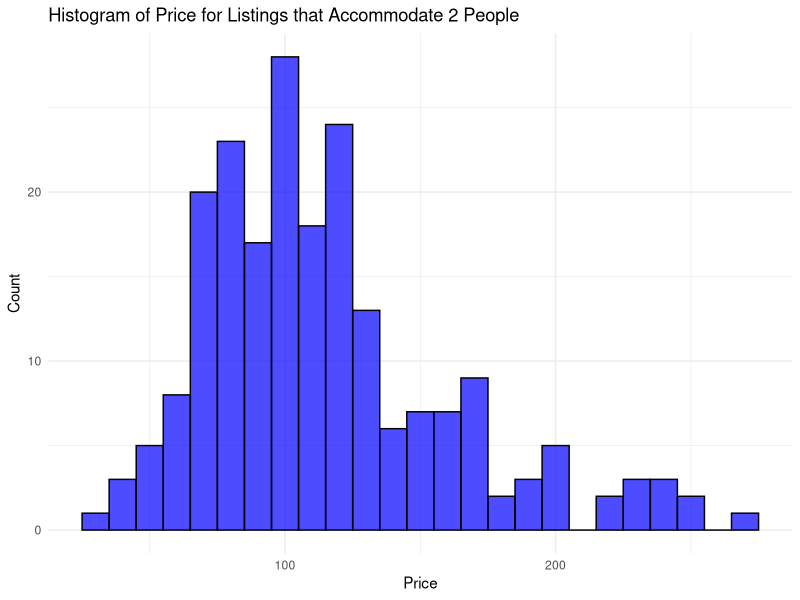
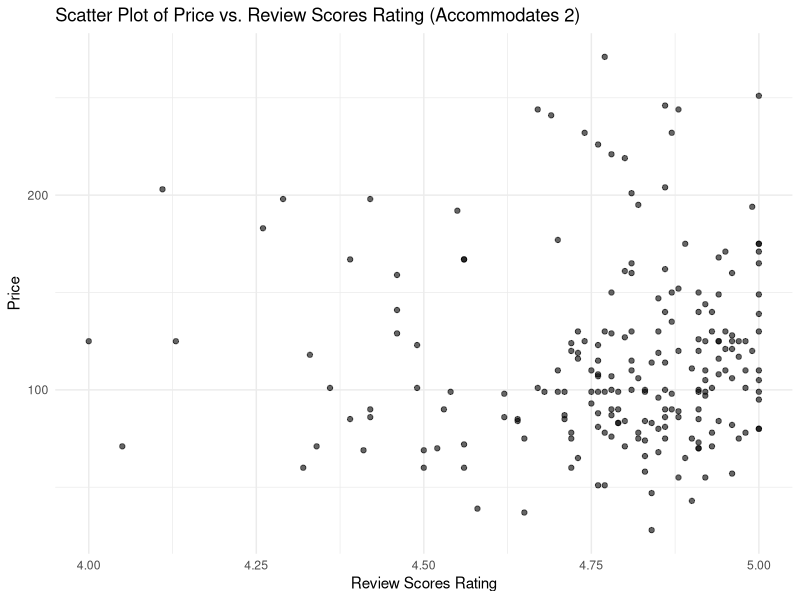
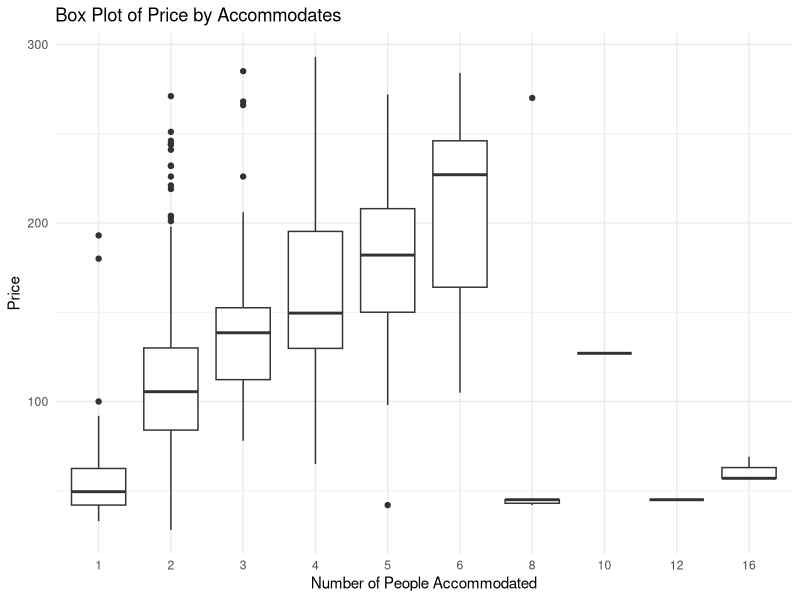

Write the R code that produced these figures, in order.
## ---- chunk 1
# This chunk is for initial setup
knitr::opts_chunk$set(echo = TRUE)

# Function to check and install packages
check_install_package <- function(pkg) {
  if (!require(pkg, character.only = TRUE)) {
    install.packages(pkg)
    library(pkg, character.only = TRUE)
  }
}

# Check and install necessary packages
check_install_package("readr")
check_install_package("ggplot2")
check_install_package("dplyr")
## ---- chunk 2
# Import the listings.csv file
listings <- read_csv("../data/listings.csv", show_col_types = FALSE)

# Define the columns we want to clean
columns_to_clean <- c("price", "weekly_price", "monthly_price", 
                      "security_deposit", "cleaning_fee", "extra_people")

# Identify which of these columns exist in the dataset
existing_columns <- intersect(columns_to_clean, names(listings))

# Clean and convert relevant columns to numeric and filter out non-finite values
listings_clean <- listings %>%
  mutate(across(all_of(existing_columns), ~ as.numeric(gsub("[\\$,]", "", .x)))) %>%
  filter(is.finite(price), is.finite(review_scores_rating), number_of_reviews > 10, price < 300)

# Filter the cleaned data based on accommodates == 2
listings_filtered <- listings_clean %>%
  filter(accommodates == 2)

# Display the first few rows of the cleaned dataset
head(listings_clean)
## ---- chunk 3
# Create a summary statistics table with one row per variable
summary_stats <- tibble::tibble(
  Variable = c("Price", "Review Scores Rating", "Accommodates"),
  Mean = c(round(mean(listings_clean$price, na.rm = TRUE), 2),
           round(mean(listings_clean$review_scores_rating, na.rm = TRUE), 2),
           round(mean(listings_clean$accommodates, na.rm = TRUE), 2)),
  Median = c(round(median(listings_clean$price, na.rm = TRUE), 2),
             round(median(listings_clean$review_scores_rating, na.rm = TRUE), 2),
             round(median(listings_clean$accommodates, na.rm = TRUE), 2)),
  Standard_Deviation = c(round(sd(listings_clean$price, na.rm = TRUE), 2),
                         round(sd(listings_clean$review_scores_rating, na.rm = TRUE), 2),
                         round(sd(listings_clean$accommodates, na.rm = TRUE), 2)),
  Min = c(round(min(listings_clean$price, na.rm = TRUE), 2),
          round(min(listings_clean$review_scores_rating, na.rm = TRUE), 2),
          round(min(listings_clean$accommodates, na.rm = TRUE), 2)),
  Max = c(round(max(listings_clean$price, na.rm = TRUE), 2),
          round(max(listings_clean$review_scores_rating, na.rm = TRUE), 2),
          round(max(listings_clean$accommodates, na.rm = TRUE), 2))
)

# Display the summary statistics table
summary_stats
## ---- chunk 4

# Create the histogram
ggplot(listings_filtered, aes(x = price)) +
  geom_histogram(binwidth = 10, fill = "blue", color = "black", alpha = 0.7) +
  labs(
    title = "Histogram of Price for Listings that Accommodate 2 People",
    x = "Price",
    y = "Count"
  ) +
  theme_minimal()
## ---- chunk 5
# Create the scatter plot
ggplot(listings_filtered, aes(x = review_scores_rating, y = price)) +
  geom_point(alpha = 0.6) +
  labs(
    title = "Scatter Plot of Price vs. Review Scores Rating (Accommodates 2)",
    x = "Review Scores Rating",
    y = "Price"
  ) +
  theme_minimal()
## ---- chunk 6
# Calculate the correlation between price and review_scores_rating
correlation <- cor(listings_filtered$price, listings_filtered$review_scores_rating, use = "complete.obs")

# Display the correlation
correlation
## ---- chunk 7
# Create a summary table with the average price for each neighborhood
neighborhood_price_summary <- listings_filtered %>%
  group_by(neighbourhood) %>%
  summarise(average_price = round(mean(price, na.rm = TRUE), 2)) %>%
  arrange(neighbourhood)

# Display the summary table
neighborhood_price_summary
## ---- chunk 8
# Create box plots of price by accommodates
ggplot(listings_clean, aes(x = factor(accommodates), y = price)) +
  geom_boxplot() +
  labs(
    title = "Box Plot of Price by Accommodates",
    x = "Number of People Accommodated",
    y = "Price"
  ) +
  theme_minimal()
